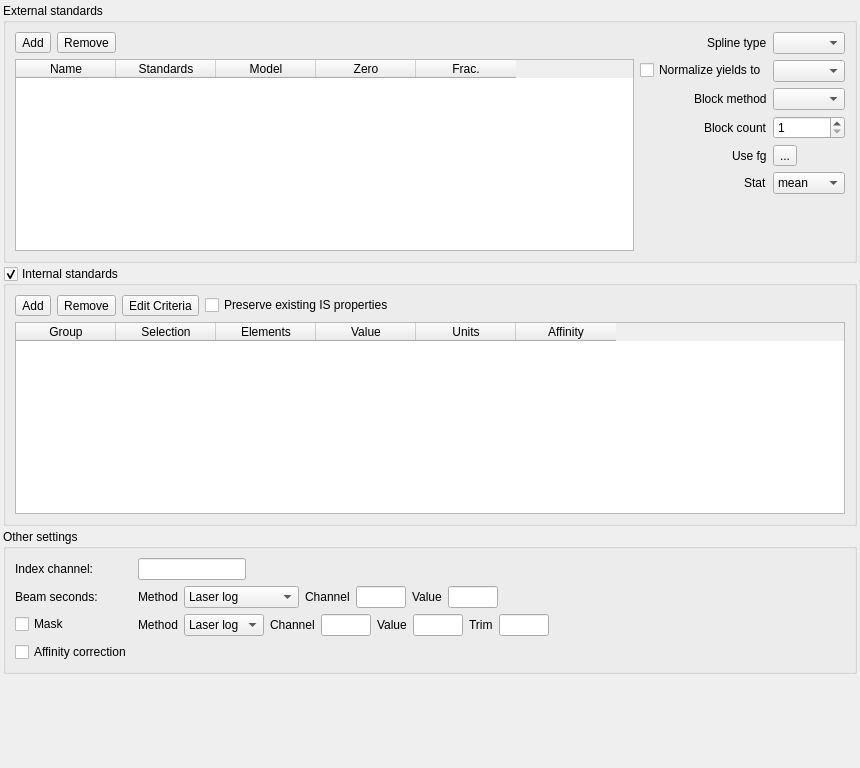
<?xml version="1.0" encoding="UTF-8"?>
<ui version="4.0">
 <class>Settings</class>
 <widget class="QWidget" name="Settings">
  <property name="geometry">
   <rect>
    <x>0</x>
    <y>0</y>
    <width>860</width>
    <height>768</height>
   </rect>
  </property>
  <property name="windowTitle">
   <string>Form</string>
  </property>
  <layout class="QVBoxLayout" name="verticalLayout_2">
   <property name="spacing">
    <number>3</number>
   </property>
   <property name="leftMargin">
    <number>3</number>
   </property>
   <property name="topMargin">
    <number>3</number>
   </property>
   <property name="rightMargin">
    <number>3</number>
   </property>
   <property name="bottomMargin">
    <number>3</number>
   </property>
   <item>
    <widget class="QGroupBox" name="extGroupBox">
     <property name="maximumSize">
      <size>
       <width>16777215</width>
       <height>16777215</height>
      </size>
     </property>
     <property name="title">
      <string>External standards</string>
     </property>
     <layout class="QHBoxLayout" name="horizontalLayout_2">
      <item>
       <layout class="QVBoxLayout" name="verticalLayout">
        <item>
         <layout class="QHBoxLayout" name="horizontalLayout">
          <item>
           <widget class="QToolButton" name="addExtButton">
            <property name="text">
             <string>Add</string>
            </property>
           </widget>
          </item>
          <item>
           <widget class="QToolButton" name="removeExtButton">
            <property name="text">
             <string>Remove</string>
            </property>
           </widget>
          </item>
          <item>
           <spacer name="horizontalSpacer">
            <property name="orientation">
             <enum>Qt::Horizontal</enum>
            </property>
            <property name="sizeHint" stdset="0">
             <size>
              <width>40</width>
              <height>20</height>
             </size>
            </property>
           </spacer>
          </item>
         </layout>
        </item>
        <item>
         <widget class="QTableWidget" name="extTable">
          <column>
           <property name="text">
            <string>Name</string>
           </property>
          </column>
          <column>
           <property name="text">
            <string>Standards</string>
           </property>
          </column>
          <column>
           <property name="text">
            <string>Model</string>
           </property>
          </column>
          <column>
           <property name="text">
            <string>Zero</string>
           </property>
          </column>
          <column>
           <property name="text">
            <string>Frac.</string>
           </property>
          </column>
         </widget>
        </item>
       </layout>
      </item>
      <item>
       <layout class="QFormLayout" name="formLayout">
        <property name="labelAlignment">
         <set>Qt::AlignRight|Qt::AlignTrailing|Qt::AlignVCenter</set>
        </property>
        <item row="0" column="0">
         <widget class="QLabel" name="label">
          <property name="text">
           <string>Spline type</string>
          </property>
         </widget>
        </item>
        <item row="0" column="1">
         <widget class="QComboBox" name="splineComboBox"/>
        </item>
        <item row="1" column="0">
         <widget class="QCheckBox" name="normalizeCheckBox">
          <property name="text">
           <string>Normalize yields to</string>
          </property>
         </widget>
        </item>
        <item row="1" column="1">
         <widget class="QComboBox" name="normalizeComboBox"/>
        </item>
        <item row="2" column="0">
         <widget class="QLabel" name="label_2">
          <property name="text">
           <string>Block method</string>
          </property>
         </widget>
        </item>
        <item row="2" column="1">
         <widget class="QComboBox" name="blockComboBox"/>
        </item>
        <item row="3" column="0">
         <widget class="QLabel" name="blockCountLabel">
          <property name="text">
           <string>Block count</string>
          </property>
         </widget>
        </item>
        <item row="3" column="1">
         <widget class="QSpinBox" name="blockCountSpinBox">
          <property name="minimum">
           <number>1</number>
          </property>
         </widget>
        </item>
        <item row="4" column="0">
         <widget class="QLabel" name="label_7">
          <property name="text">
           <string>Use fg</string>
          </property>
         </widget>
        </item>
        <item row="4" column="1">
         <widget class="QToolButton" name="fgButton">
          <property name="text">
           <string>...</string>
          </property>
         </widget>
        </item>
        <item row="5" column="1">
         <widget class="QComboBox" name="comboBox">
          <item>
           <property name="text">
            <string>mean</string>
           </property>
          </item>
          <item>
           <property name="text">
            <string>median</string>
           </property>
          </item>
          <item>
           <property name="text">
            <string>sum</string>
           </property>
          </item>
         </widget>
        </item>
        <item row="5" column="0">
         <widget class="QLabel" name="label_8">
          <property name="text">
           <string>Stat</string>
          </property>
         </widget>
        </item>
       </layout>
      </item>
     </layout>
    </widget>
   </item>
   <item>
    <widget class="QGroupBox" name="intGroupBox">
     <property name="title">
      <string>Internal standards</string>
     </property>
     <property name="checkable">
      <bool>true</bool>
     </property>
     <layout class="QHBoxLayout" name="horizontalLayout_6">
      <item>
       <layout class="QVBoxLayout" name="verticalLayout_3">
        <item>
         <layout class="QHBoxLayout" name="horizontalLayout_3">
          <item>
           <widget class="QToolButton" name="addIntButton">
            <property name="text">
             <string>Add</string>
            </property>
           </widget>
          </item>
          <item>
           <widget class="QToolButton" name="removeIntButton">
            <property name="text">
             <string>Remove</string>
            </property>
           </widget>
          </item>
          <item>
           <widget class="QToolButton" name="criteriaButton">
            <property name="text">
             <string>Edit Criteria</string>
            </property>
           </widget>
          </item>
          <item>
           <widget class="QCheckBox" name="preserveISCheckBox">
            <property name="toolTip">
             <string>Check this if you are loading IS values in an earlier action.</string>
            </property>
            <property name="text">
             <string>Preserve existing IS properties</string>
            </property>
           </widget>
          </item>
          <item>
           <spacer name="horizontalSpacer_2">
            <property name="orientation">
             <enum>Qt::Horizontal</enum>
            </property>
            <property name="sizeHint" stdset="0">
             <size>
              <width>40</width>
              <height>20</height>
             </size>
            </property>
           </spacer>
          </item>
         </layout>
        </item>
        <item>
         <widget class="QTableWidget" name="intTable">
          <column>
           <property name="text">
            <string>Group</string>
           </property>
          </column>
          <column>
           <property name="text">
            <string>Selection</string>
           </property>
          </column>
          <column>
           <property name="text">
            <string>Elements</string>
           </property>
          </column>
          <column>
           <property name="text">
            <string>Value</string>
           </property>
          </column>
          <column>
           <property name="text">
            <string>Units</string>
           </property>
          </column>
          <column>
           <property name="text">
            <string>Affinity</string>
           </property>
          </column>
         </widget>
        </item>
       </layout>
      </item>
     </layout>
    </widget>
   </item>
   <item>
    <widget class="QGroupBox" name="groupBox">
     <property name="layoutDirection">
      <enum>Qt::LeftToRight</enum>
     </property>
     <property name="title">
      <string>Other settings</string>
     </property>
     <layout class="QFormLayout" name="formLayout_2">
      <property name="fieldGrowthPolicy">
       <enum>QFormLayout::FieldsStayAtSizeHint</enum>
      </property>
      <property name="labelAlignment">
       <set>Qt::AlignLeading|Qt::AlignLeft|Qt::AlignVCenter</set>
      </property>
      <property name="formAlignment">
       <set>Qt::AlignLeading|Qt::AlignLeft|Qt::AlignTop</set>
      </property>
      <item row="0" column="0">
       <widget class="QLabel" name="label_3">
        <property name="text">
         <string>Index channel:</string>
        </property>
       </widget>
      </item>
      <item row="0" column="1">
       <widget class="QLineEdit" name="indexChannelLineEdit"/>
      </item>
      <item row="1" column="0">
       <widget class="QLabel" name="label_4">
        <property name="text">
         <string>Beam seconds:</string>
        </property>
       </widget>
      </item>
      <item row="1" column="1">
       <widget class="QFrame" name="frame">
        <property name="frameShape">
         <enum>QFrame::NoFrame</enum>
        </property>
        <property name="frameShadow">
         <enum>QFrame::Raised</enum>
        </property>
        <layout class="QHBoxLayout" name="horizontalLayout_4">
         <property name="leftMargin">
          <number>0</number>
         </property>
         <property name="topMargin">
          <number>0</number>
         </property>
         <property name="rightMargin">
          <number>0</number>
         </property>
         <property name="bottomMargin">
          <number>0</number>
         </property>
         <item>
          <widget class="QLabel" name="label_6">
           <property name="text">
            <string>Method</string>
           </property>
          </widget>
         </item>
         <item>
          <widget class="QComboBox" name="bsMethodComboBox">
           <item>
            <property name="text">
             <string>Laser log</string>
            </property>
           </item>
           <item>
            <property name="text">
             <string>Cutoff threshold</string>
            </property>
           </item>
           <item>
            <property name="text">
             <string>Jump threshold</string>
            </property>
           </item>
           <item>
            <property name="text">
             <string>Sample gaps</string>
            </property>
           </item>
          </widget>
         </item>
         <item>
          <widget class="QLabel" name="bsChannelLabel">
           <property name="text">
            <string>Channel</string>
           </property>
          </widget>
         </item>
         <item>
          <widget class="QLineEdit" name="bsChannelLineEdit">
           <property name="maximumSize">
            <size>
             <width>50</width>
             <height>16777215</height>
            </size>
           </property>
          </widget>
         </item>
         <item>
          <widget class="QLabel" name="bsValueLabel">
           <property name="text">
            <string>Value</string>
           </property>
          </widget>
         </item>
         <item>
          <widget class="QLineEdit" name="bsValueLineEdit">
           <property name="maximumSize">
            <size>
             <width>50</width>
             <height>16777215</height>
            </size>
           </property>
          </widget>
         </item>
        </layout>
       </widget>
      </item>
      <item row="2" column="1">
       <widget class="QFrame" name="frame_2">
        <property name="frameShape">
         <enum>QFrame::NoFrame</enum>
        </property>
        <property name="frameShadow">
         <enum>QFrame::Raised</enum>
        </property>
        <layout class="QHBoxLayout" name="horizontalLayout_5">
         <property name="leftMargin">
          <number>0</number>
         </property>
         <property name="topMargin">
          <number>0</number>
         </property>
         <property name="rightMargin">
          <number>0</number>
         </property>
         <property name="bottomMargin">
          <number>0</number>
         </property>
         <item>
          <widget class="QLabel" name="label_5">
           <property name="text">
            <string>Method</string>
           </property>
          </widget>
         </item>
         <item>
          <widget class="QComboBox" name="maskMethodComboBox">
           <item>
            <property name="text">
             <string>Laser log</string>
            </property>
           </item>
           <item>
            <property name="text">
             <string>Cutoff</string>
            </property>
           </item>
          </widget>
         </item>
         <item>
          <widget class="QLabel" name="maskChannelLabel">
           <property name="text">
            <string>Channel</string>
           </property>
          </widget>
         </item>
         <item>
          <widget class="QLineEdit" name="maskChannelLineEdit">
           <property name="maximumSize">
            <size>
             <width>50</width>
             <height>16777215</height>
            </size>
           </property>
          </widget>
         </item>
         <item>
          <widget class="QLabel" name="maskValueLabel">
           <property name="text">
            <string>Value</string>
           </property>
          </widget>
         </item>
         <item>
          <widget class="QLineEdit" name="maskValueLineEdit">
           <property name="maximumSize">
            <size>
             <width>50</width>
             <height>16777215</height>
            </size>
           </property>
          </widget>
         </item>
         <item>
          <widget class="QLabel" name="maskTrimLabel">
           <property name="text">
            <string>Trim</string>
           </property>
          </widget>
         </item>
         <item>
          <widget class="QLineEdit" name="maskTrimLineEdit">
           <property name="maximumSize">
            <size>
             <width>50</width>
             <height>16777215</height>
            </size>
           </property>
          </widget>
         </item>
        </layout>
       </widget>
      </item>
      <item row="2" column="0">
       <widget class="QCheckBox" name="maskCheckBox">
        <property name="layoutDirection">
         <enum>Qt::LeftToRight</enum>
        </property>
        <property name="text">
         <string>Mask</string>
        </property>
       </widget>
      </item>
      <item row="4" column="0">
       <widget class="QCheckBox" name="affinityCheckBox">
        <property name="text">
         <string>Affinity correction</string>
        </property>
       </widget>
      </item>
     </layout>
    </widget>
   </item>
   <item>
    <spacer name="verticalSpacer">
     <property name="orientation">
      <enum>Qt::Vertical</enum>
     </property>
     <property name="sizeHint" stdset="0">
      <size>
       <width>20</width>
       <height>40</height>
      </size>
     </property>
    </spacer>
   </item>
  </layout>
 </widget>
 <resources/>
 <connections/>
</ui>
